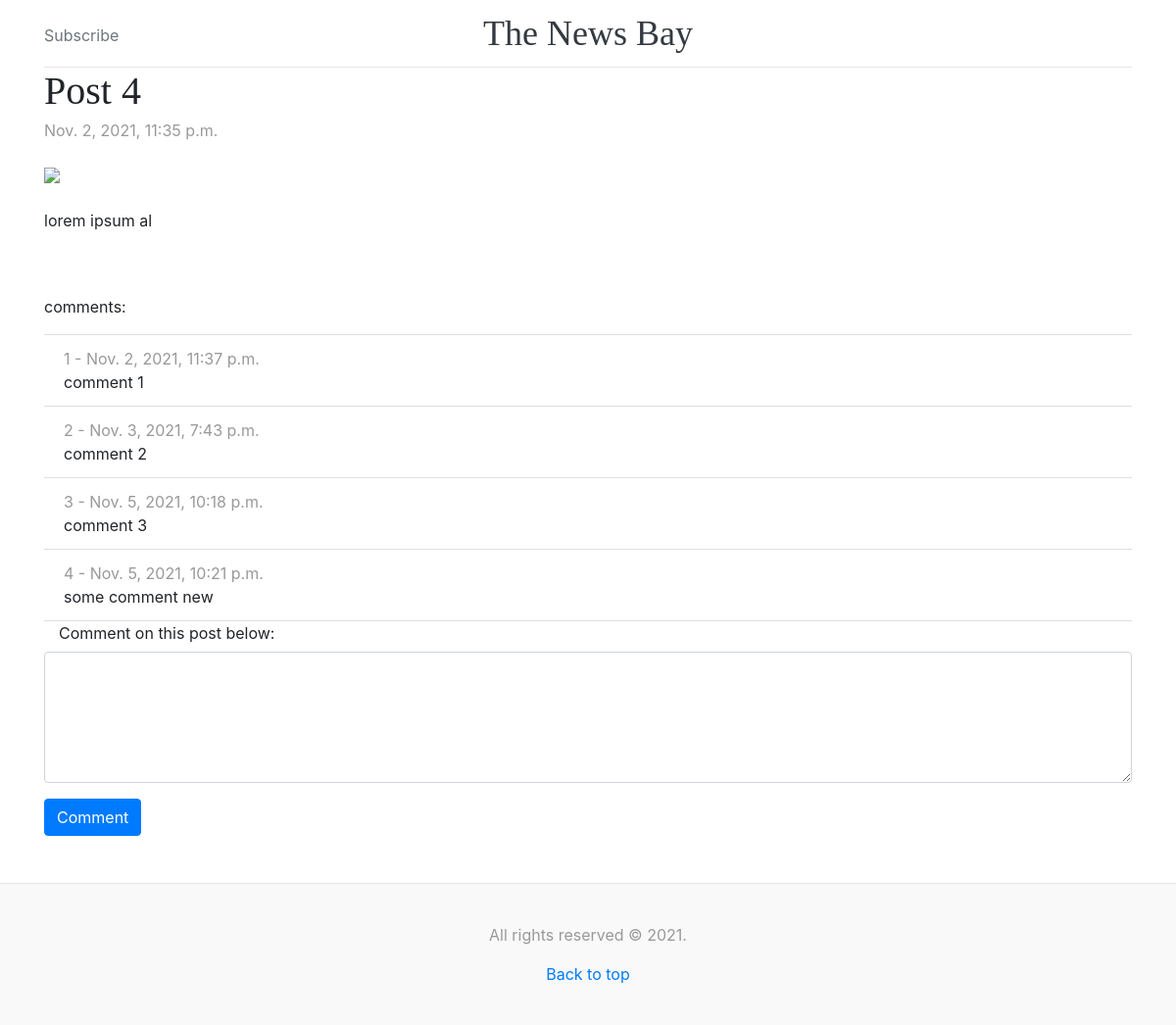
Before: /4/ with the older database file.
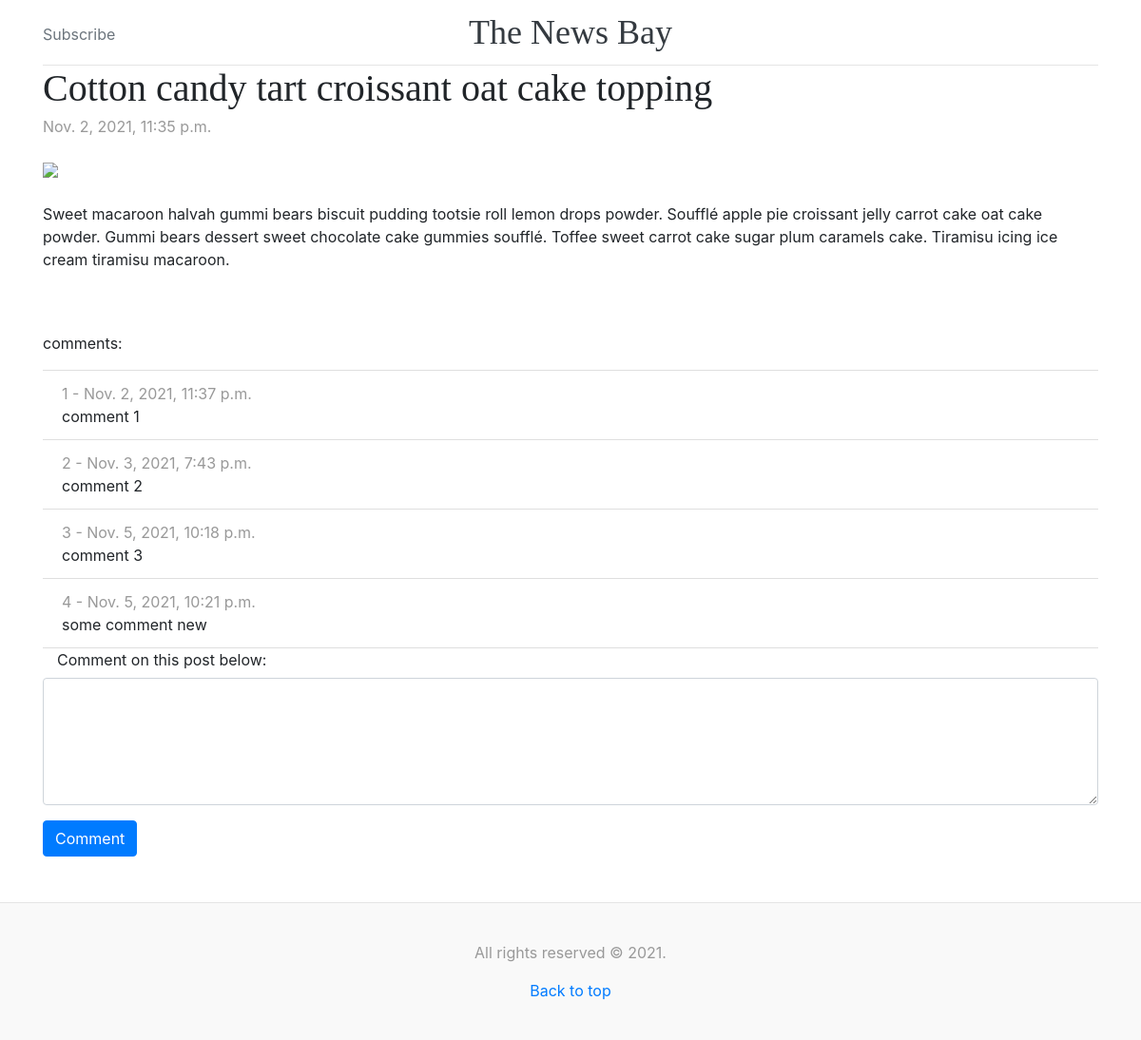
After: the same page with the newer database file.
### blog/models.py (models this page shows, shortened)
class Entry(models.Model):
    entry_title = models.CharField(max_length=200)
    entry_content = models.TextField()
    pub_date = models.DateTimeField('date published')

### blog/views.py (the view)
# urls.py: path('<int:pk>/', views.EntryDetailView.as_view(), name='detail'),
class EntryDetailView(generic.DetailView):
    model = Entry

### blog/templates/blog/entry_detail.html (shortened to what this page needs)
{% extends "blog/base.html" %}
{% load static %}
{% block content %}
    <div class="container">
        <div class="blog-post">
            <h2 class="blog-post-title">{{ entry.entry_title }}</h2>
            <p class="blog-post-meta">{{ entry.pub_date }}</p>
            <img class="img-fluid" src="{% static 'blog/media/3.jpg' %}" width="600"><br><br>
            <p>{{ entry.entry_content }}</p>
        </div>
        <p>comments:</p>
        <ul class="list-group list-group-flush">
            {% for comment in entry.comment_set.all %}
                <li class="list-group-item">
                    <span class="blog-post-meta">{{ forloop.counter }} - {{ comment.pub_date }}</span><br>
                    {{ comment.comment_text }}
                </li>
            {% endfor %}
        </ul>
        <div class="form-group">
            <form action="{% url 'blog:comment' entry.id %}" method="post">
                <fieldset class="form-group">
                    <legend class="col-form-label col-sm-12 pt-0">Comment on this post below:</legend>
                    <textarea class="form-control" name="comment" id="{{ entry.id }}" rows="5" required></textarea>
                </fieldset>
                <input class="btn btn-primary mb-2" type="submit" value="Comment">
            </form>
        </div>
        <br>
    </div>
{% endblock %}

Changed rows visible on the page:
changed Entry: entry_title "Post 4" → "Cotton candy tart croissant oat cake topping"; entry_content "lorem ipsum al" → "Sweet macaroon halvah gummi bears biscuit pudding tootsie roll lemon drops powder. Soufflé apple pie croissant jelly carrot cake oat cake powder. Gummi bears dessert sweet chocolate cake gummies soufflé. Toffee sweet carrot cake sugar plum caramels cake. Tiramisu icing ice cream tiramisu macaroon."
